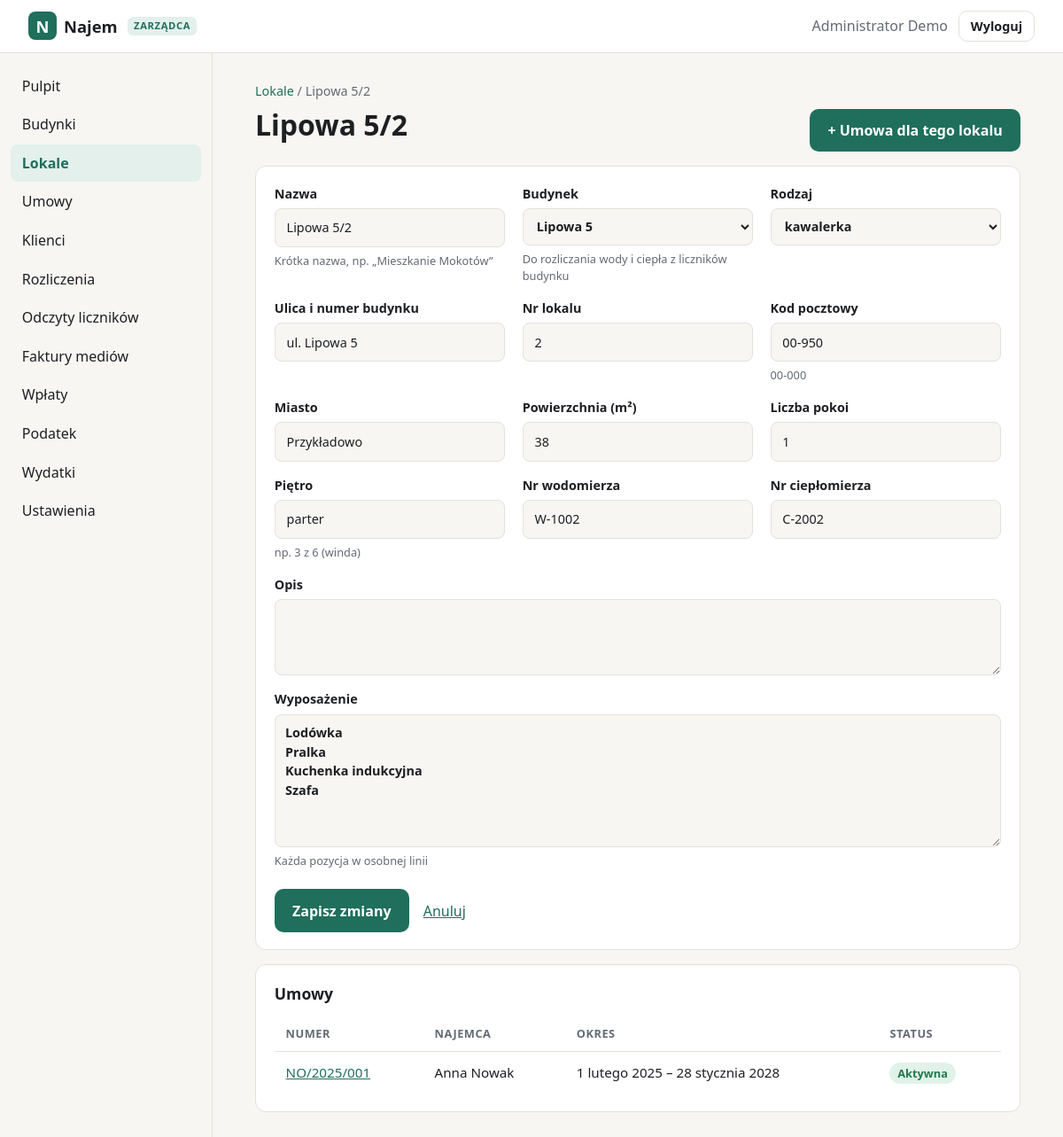
/zarzadca/lokale/2 (signed in), run on an earlier commit of the app's database.
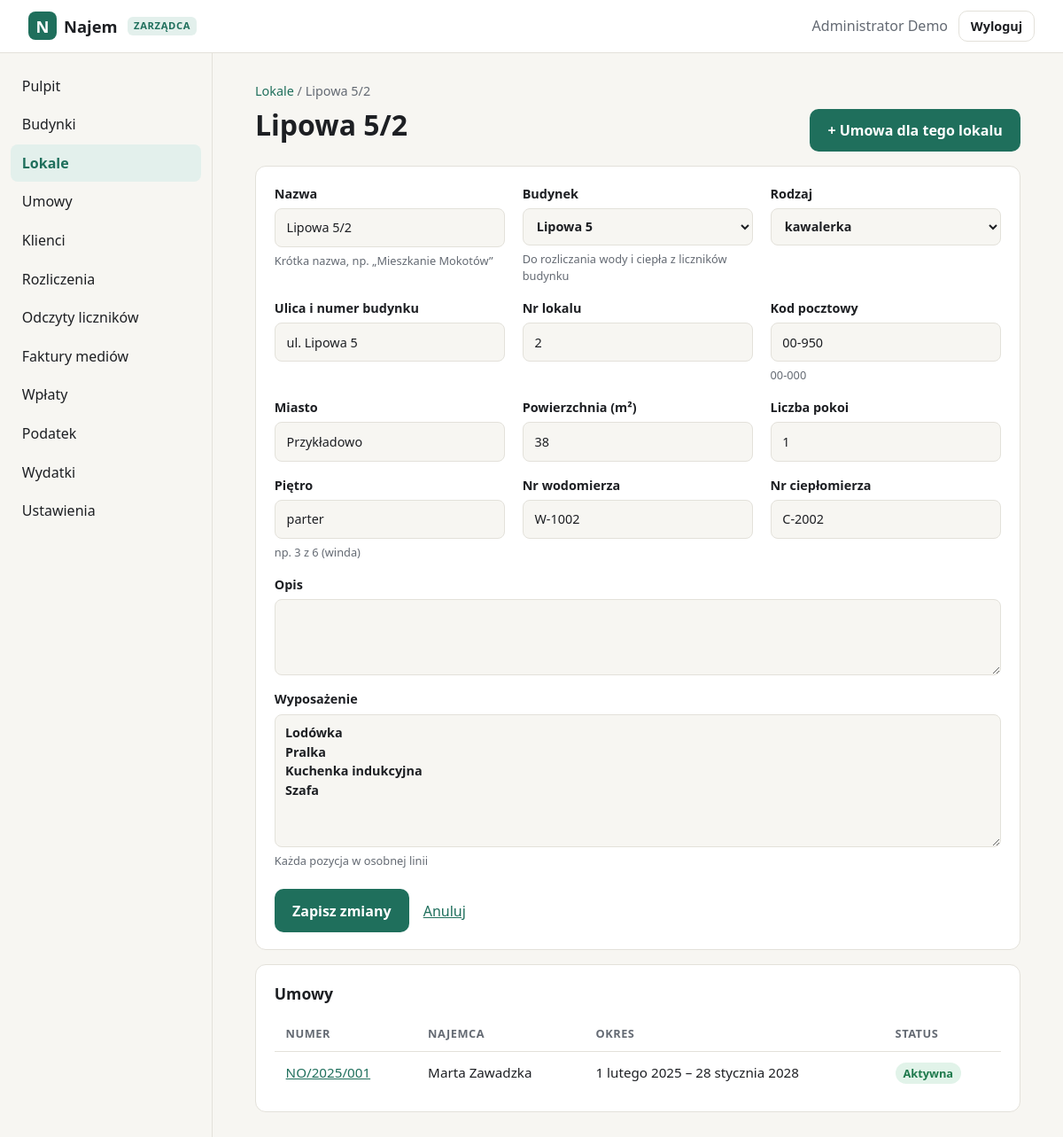
And on a later commit of the database.
### tables this page shows
CREATE TABLE umowy (
    id                INTEGER PRIMARY KEY AUTOINCREMENT,
    numer             TEXT NOT NULL UNIQUE,
    lokal_id          INTEGER NOT NULL REFERENCES lokale(id),
    najemca_id        INTEGER NOT NULL REFERENCES users(id),
    rodzaj            TEXT NOT NULL DEFAULT 'najem okazjonalny',
    data_zawarcia     TEXT NOT NULL,
    data_od           TEXT NOT NULL,
    data_do           TEXT,             -- NULL = czas nieokreślony
    czynsz            INTEGER NOT NULL,
    oplaty            INTEGER NOT NULL DEFAULT 0,  -- opłaty eksploatacyjne / zaliczki
    kaucja            INTEGER NOT NULL DEFAULT 0,
    dzien_platnosci   INTEGER NOT NULL DEFAULT 10,
    wypowiedzenie     TEXT,             -- np. '1 miesiąc'
    rozwiazana_dnia   TEXT,             -- wcześniejsze zakończenie
    uwagi             TEXT,
    created_at        TEXT NOT NULL DEFAULT (datetime('now'))
, liczba_osob INTEGER NOT NULL DEFAULT 1);

CREATE TABLE users (
    id            INTEGER PRIMARY KEY AUTOINCREMENT,
    login         TEXT NOT NULL UNIQUE COLLATE NOCASE,
    password_hash TEXT NOT NULL,
    full_name     TEXT,
    role          TEXT NOT NULL DEFAULT 'klient',
    created_at    TEXT NOT NULL DEFAULT (datetime('now')),
    last_login_at TEXT
, email TEXT, telefon TEXT, aktywny INTEGER NOT NULL DEFAULT 1);

### admin.py (the view, shortened to what this page needs)
@bp.route("/lokale/<int:lid>", methods=["GET", "POST"])
def lokal_edycja(lid):
    l = _get_or_404("lokale", lid)
    umowy = get_db().execute(UMOWY_SQL + " WHERE u.lokal_id=? ORDER BY u.data_od DESC", (lid,)).fetchall()
    f = Form({k: ("" if l[k] is None else str(l[k]) if not isinstance(l[k], float) else f"{l[k]:g}".replace(".", ","))
              for k in l.keys()})
    return render_template("admin/lokal_form.html", active="lokale", f=f, l=l, umowy=umowy)

### admin.py (called while the page is built)
@bp.before_request
@manager_required
def _guard():
    if request.method == "POST":
        check_csrf()

@bp.context_processor
def _ctx():
    return {"admin_menu": ADMIN_MENU, "rodzaje_lokali": RODZAJE_LOKALI,
            "rodzaje_umow": RODZAJE_UMOW, "opcje": lambda xs: [(x, x) for x in xs],
            "today": date.today().isoformat()}

def _get_or_404(table, id_):
    row = get_db().execute(f"SELECT * FROM {table} WHERE id=?", (id_,)).fetchone()
    if row is None:
        abort(404)
    return row

### app.py (called while the page is built)
def get_db() -> sqlite3.Connection:
    if "db" not in g:
        g.db = sqlite3.connect(DB_PATH)
        g.db.row_factory = sqlite3.Row
        g.db.execute("PRAGMA foreign_keys = ON")
    return g.db

def csrf_token() -> str:
    if "_csrf" not in session:
        session["_csrf"] = secrets.token_urlsafe(32)
    return session["_csrf"]

def static_v(filename):
    try:
        v = int((BASE / "static" / filename).stat().st_mtime)
    except OSError:
        v = 0
    return url_for("static", filename=filename, v=v)

@app.context_processor
def inject():
    return {"menu": MENU, "user": g.get("user")}

### rozliczenia.py (called while the page is built)
@app.context_processor
def _ctx_dzis():
    return {"today": date.today().isoformat()}

### templates/admin/lokal_form.html (shortened to what this page needs)
{% extends "admin/base.html" %}
{% from "admin/_form.html" import field, area, select, csrf, delete_button %}
{% from "_macros.html" import badge %}
{% block content %}
<nav class="crumbs"><a href="{{ url_for('zarzadca.lokale') }}">Lokale</a> / {{ l.nazwa if l else 'Nowy' }}</nav>
<div class="page-head">
  <h1>{{ l.nazwa if l else 'Nowy lokal' }}</h1>
  {% if l %}<div class="actions"><a class="btn btn-primary" href="{{ url_for('zarzadca.umowa_nowa', lokal=l.id) }}">+ Umowa dla tego lokalu</a></div>{% endif %}
</div>
<form method="post" class="panel-box form" novalidate>
  <div class="form-grid">
    {{ field(f, "nazwa", "Nazwa", hint="Krótka nazwa, np. „Mieszkanie Mokotów”", attrs="required maxlength=120") }}
    {{ select(f, "budynek_id", "Budynek", budynki_opcje, hint="Do rozliczania wody i ciepła z liczników budynku") }}
    {{ select(f, "rodzaj", "Rodzaj", opcje(rodzaje_lokali)) }}
    {{ field(f, "ulica", "Ulica i numer budynku", attrs="required") }}
    {{ field(f, "nr_lokalu", "Nr lokalu") }}
    {{ field(f, "kod", "Kod pocztowy", hint="00-000", attrs='inputmode="numeric" required maxlength=6') }}
    {{ field(f, "miasto", "Miasto", attrs="required") }}
    {{ field(f, "powierzchnia", "Powierzchnia (m²)", attrs='inputmode="decimal"') }}
    {{ field(f, "pokoje", "Liczba pokoi", type="number", attrs='min=0 max=50') }}
    {{ field(f, "pietro", "Piętro", hint="np. 3 z 6 (winda)") }}
    {{ field(f, "nr_wodomierza", "Nr wodomierza") }}
    {{ field(f, "nr_cieplomierza", "Nr ciepłomierza") }}
  </div>
  {{ area(f, "opis", "Opis", rows=3) }}
  {{ area(f, "wyposazenie", "Wyposażenie", hint="Każda pozycja w osobnej linii", rows=6) }}
  <div class="form-actions">
    <button class="btn btn-primary" type="submit">{{ 'Zapisz zmiany' if l else 'Dodaj lokal' }}</button>
    <a href="{{ url_for('zarzadca.lokale') }}">Anuluj</a>
  </div>
</form>
{% if l %}
<section class="panel-box">
  <h2>Umowy</h2>
  {% if umowy %}
  <div class="table-wrap"><table class="table">
    <thead><tr><th>Numer</th><th>Najemca</th><th>Okres</th><th>Status</th></tr></thead>
    <tbody>{% for u in umowy %}
      <tr><td data-label="Numer"><a href="{{ url_for('zarzadca.umowa_edycja', uid=u.id) }}">{{ u.numer }}</a></td>
          <td data-label="Najemca">{{ u.najemca_nazwa or u.najemca_login }}</td>
          <td data-label="Okres">{{ u.data_od|data }} – {{ (u.rozwiazana_dnia or u.data_do)|data if (u.rozwiazana_dnia or u.data_do) else 'czas nieokreślony' }}</td>
          <td data-label="Status">{{ badge(u) }}</td></tr>
    {% endfor %}</tbody>
  </table></div>
  {% else %}
    <p class="muted">Ten lokal nie ma jeszcze umów.</p>
    <div class="danger-zone">{{ delete_button(url_for('zarzadca.lokal_usun', lid=l.id), 'Usuń lokal', 'Usunąć ten lokal? Tej operacji nie można cofnąć.') }}</div>
  {% endif %}
</section>
{% endif %}
{% endblock %}

### templates/_macros.html (shortened to what this page needs)
{% macro badge(u) -%}
{% set s = status_umowy(u) %}<span class="badge badge-{{ s[0] }}">{{ s[1] }}</span>
{%- endmacro %}

What changed in the data, as far as the page shows it:
changed umowy: full_name "Anna Nowak" → "Marta Zawadzka"
